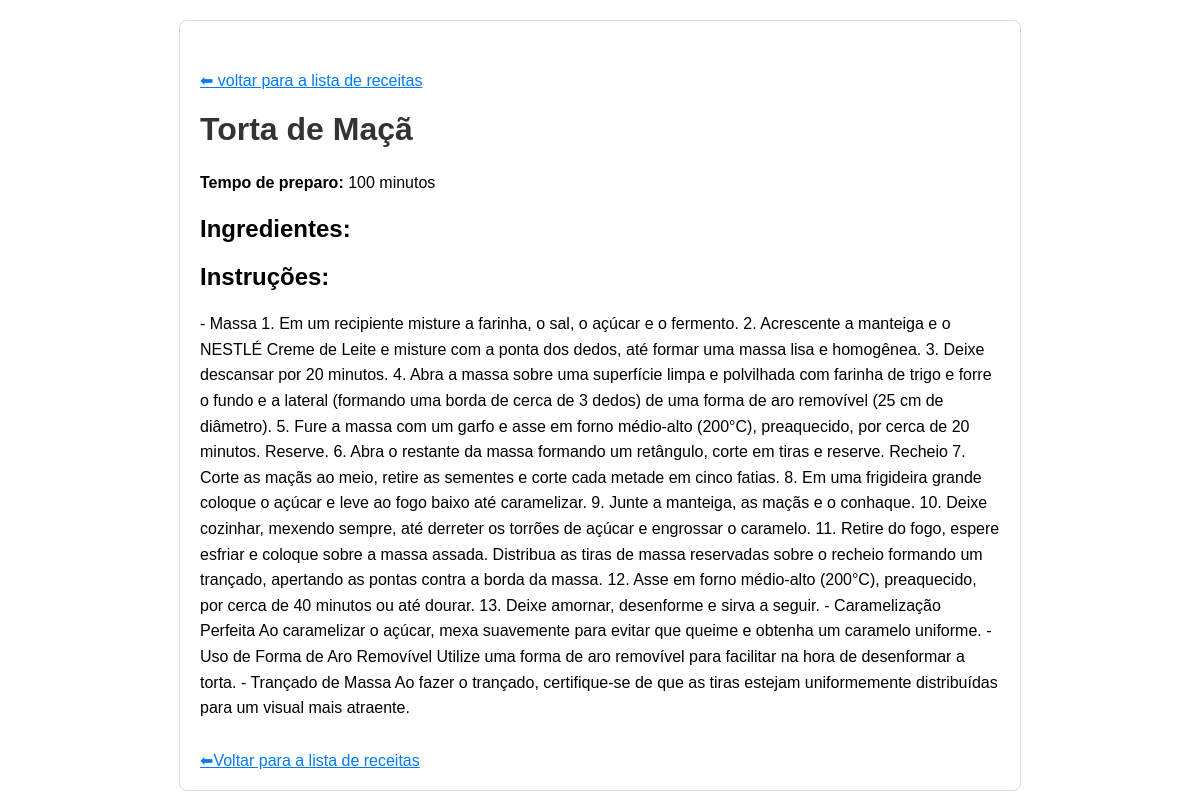
The page /recipes/2/ on the database as committed earlier.
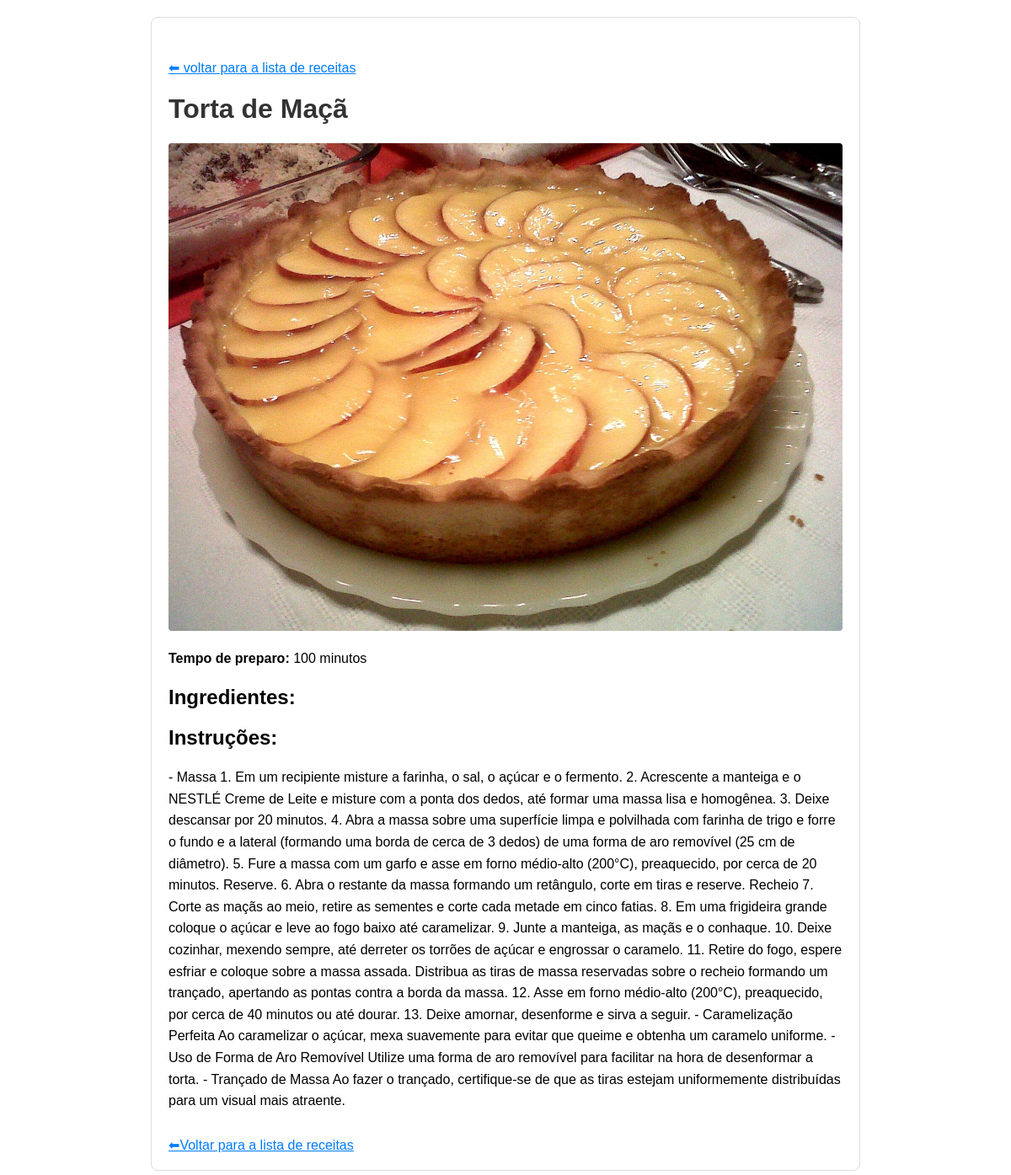
The same page on the database as committed later.
### recipes/models.py (models this page shows, shortened)
class Recipe(models.Model):
    title = models.CharField(max_length=200)
    ingredientes = models.TextField()
    instructions = models.TextField()
    cooking_time = models.IntegerField(help_text="Em minutos")
    image = models.ImageField(upload_to='recipes/', blank=True, null=True)
    class Meta:
        verbose_name_plural = "Recipes"

### recipes/views.py (the view)
# urls.py: path('<int:pk>/', views.recipe_detail, name ='recipe_detail')
def recipe_detail(request, pk):
    recipe = get_object_or_404(Recipe, pk=pk)
    return render(request, 'recipes/recipe_detail.html',{'recipe': recipe})

### recipes/templates/recipes/recipe_detail.html (shortened to what this page needs)
<!DOCTYPE html>
<html lang="pt-br">
<head>
</head>
<body>
    <div class="container">
        <a href="{% url 'recipes_list' %}" class="back-link">⬅ voltar para a lista de receitas</a>
        <h1>{{recipe.title}}</h1>
        {% if recipe.image %}
            <img src="{{recipe.image.url}}" alt="image de {{recipe.title}}">
        {% endif %}
        <p><strong>Tempo de preparo:</strong> {{ recipe.cooking_time }} minutos</p>
        <h2>Ingredientes:</h2>
        <h2>Instruções:</h2>
        <p>{{ recipe.instructions}}</p>
        <a href="{% url 'recipes_list' %}" class="back-link">⬅Voltar para a lista de receitas</a>
    </div>
</body>
</html>

Rows that differ between the two databases and show on the page:
changed Recipe "Torta de Maçã": image: picture added
